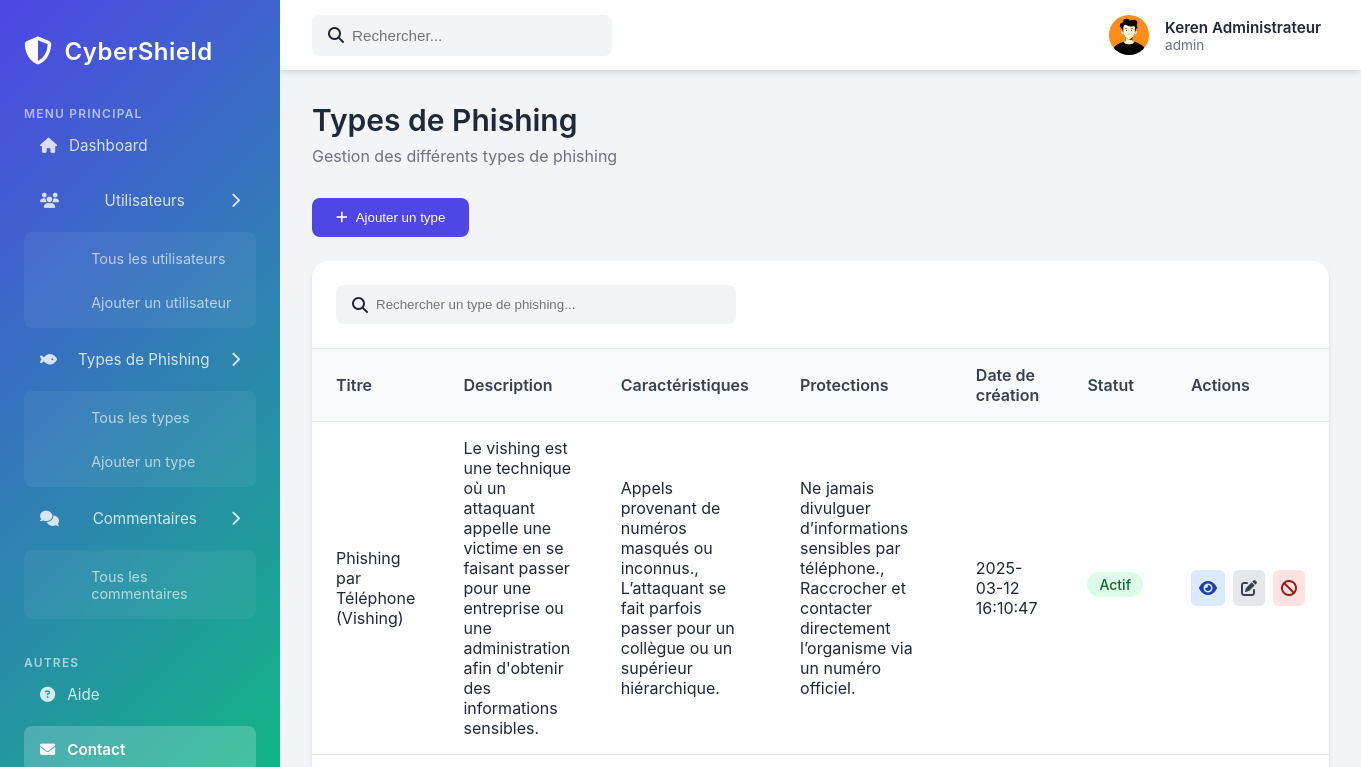
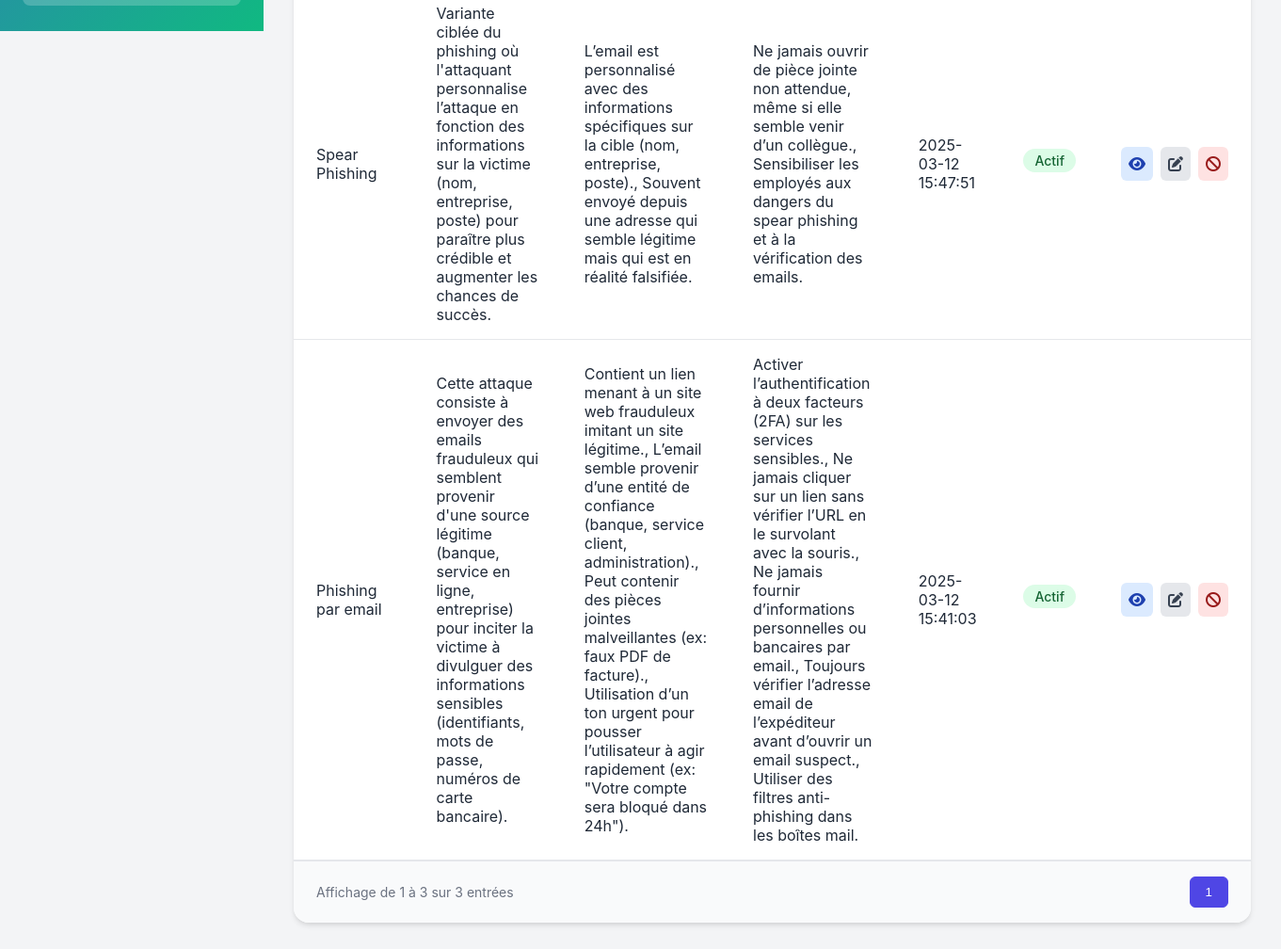
Screenshot of /admin/types.php (signed in) with the database file from the repository (2 pictures, top to bottom).
### tables this page shows
CREATE TABLE `users` (
  `id` int(11) NOT NULL,
  `last_name` varchar(100) NOT NULL,
  `first_name` varchar(100) NOT NULL,
  `birth_date` date NOT NULL,
  `nationality` varchar(50) DEFAULT NULL,
  `identity_number` varchar(50) DEFAULT NULL,
  `email` varchar(100) NOT NULL,
  `gender` varchar(10) DEFAULT NULL,
  `password` varchar(255) NOT NULL,
  `profile_picture` varchar(255) DEFAULT NULL,
  `role` enum('user','admin') DEFAULT 'user',
  `active` tinyint(1) DEFAULT 1,
  `last_login` date DEFAULT NULL,
  `created_at` timestamp NOT NULL DEFAULT current_timestamp()
);

CREATE TABLE `phishing_types` (
  `id` int(11) NOT NULL,
  `title` varchar(100) NOT NULL,
  `description` text NOT NULL,
  `image` varchar(255) DEFAULT NULL,
  `active` tinyint(1) DEFAULT 1,
  `created_at` timestamp NOT NULL DEFAULT current_timestamp()
);

### admin/types.php (the view, shortened to what this page needs)
<?php
include 'header.php';
try {
    $limit = 10;
    $page = isset($_GET['page']) ? $_GET['page'] : 1;
    $offset = ($page - 1) * $limit;
    $stmt = $pdo->prepare("
        SELECT
            pt.id,
            pt.title,
            pt.description,
            pt.image,
            pt.active,
            pt.created_at,
            GROUP_CONCAT(DISTINCT c.content SEPARATOR ', ') AS characteristics,
            GROUP_CONCAT(DISTINCT p.content SEPARATOR ', ') AS protections
        FROM phishing_types pt
        LEFT JOIN characteristics c ON pt.id = c.phishing_type_id AND c.active = 1
        LEFT JOIN protections p ON pt.id = p.phishing_type_id AND p.active = 1
        GROUP BY pt.id, pt.title, pt.description, pt.image, pt.active, pt.created_at
        ORDER BY pt.created_at DESC
        LIMIT :limit OFFSET :offset
    ");
    $stmt->bindParam(':limit', $limit, PDO::PARAM_INT);
    $stmt->bindParam(':offset', $offset, PDO::PARAM_INT);
    $stmt->execute();
    $phishingTypes = $stmt->fetchAll(PDO::FETCH_ASSOC);
    $stmtCount = $pdo->prepare("
        SELECT COUNT(*) as total
        FROM phishing_types
    ");
    $stmtCount->execute();
    $total = $stmtCount->fetchColumn();
    $pages = ceil($total / $limit);
} catch(PDOException $e) {
    echo "Erreur de requête : " . $e->getMessage();
    die();
}
?>
<div class="dashboard-content">
    <div class="page-header">
        <h1>Types de Phishing</h1>
        <p>Gestion des différents types de phishing</p>
    </div>
    <div class="table-header" onclick="window.location.href='create-type.php'">
        <button class="add-button">
            <i class="fas fa-plus"></i>
            Ajouter un type
        </button>
    </div>
    <div class="table-container">
        <div class="table-search">
            <div class="search-input">
                <i class="fas fa-search"></i>
                <input type="text" placeholder="Rechercher un type de phishing...">
            </div>
        </div>
        <table class="phishing-table">
            <thead>
                <tr>
                    <th>Titre</th>
                    <th>Description</th>
                    <th>Caractéristiques</th>
                    <th>Protections</th>
                    <th>Date de création</th>
                    <th>Statut</th>
                    <th>Actions</th>
                </tr>
            </thead>
            <tbody>
                <?php foreach ($phishingTypes as $phishingType) : ?>
                <tr>
                    <td><?= $phishingType['title'] ?></td>
                    <td><?= $phishingType['description'] ?></td>
                    <td><?= $phishingType['characteristics'] ? $phishingType['characteristics'] : 'Aucune' ?></td>
                    <td><?= $phishingType['protections'] ? $phishingType['protections'] : 'Aucune' ?></td>
                    <td><?= $phishingType['created_at'] ?></td>
                    <td><span class="status-badge <?= $phishingType['active'] ? 'status-active' : 'status-inactive' ?>"><?= $phishingType['active'] ? 'Actif' : 'Inactif' ?></span></td>
                    <td>
                        <div class="action-buttons">
                            <a href="view-phishing-type.php?id=<?= $phishingType['id'] ?>" class="action-button view-btn" title="Voir">
                                <i class="fas fa-eye"></i>
                            </a>
                            <a href="edit-phishing-type.php?id=<?= $phishingType['id'] ?>" class="action-button edit-btn" title="Modifier">
                                <i class="fas fa-edit"></i>
                            </a>
                            <?php if ($phishingType['active'] == 1) : ?>
                                <a href="deactivate-type.php?id=<?= $phishingType['id'] ?>" class="action-button delete-btn" title="Désactiver" onclick="return confirm('Êtes-vous sûr de vouloir désactiver ce type de phishing ?')">
                                    <i class="fas fa-ban"></i>
                                </a>
                            <?php else : ?>
                                <a href="activate-type.php?id=<?= $phishingType['id'] ?>" class="action-button activate-btn" title="Activer" onclick="return confirm('Êtes-vous sûr de vouloir activer ce type de phishing ?')">
                                    <i class="fas fa-check"></i>
                                </a>
                            <?php endif; ?>
                        </div>
                    </td>
                </tr>
                <?php endforeach; ?>
            </tbody>
        </table>
        <div class="table-footer">
            <div class="table-info">
                Affichage de <?= (($page - 1) * $limit + 1) ?> à <?= min($page * $limit, $total) ?> sur <?= $total ?> entrées
            </div>
            <div class="pagination">
                <?php for ($i = 1; $i <= $pages; $i++) : ?>
                <?php if ($i == $page) : ?>
                <button class="pagination-button active"><?= $i ?></button>
                <?php else : ?>
                <a href="?page=<?= $i ?>"><button class="pagination-button"><?= $i ?></button></a>
                <?php endif; ?>
                <?php endfor; ?>
            </div>
        </div>
    </div>
</div>

### admin/header.php (shortened to what this page needs)
<?php include
include '../config/db.php';
try {
    $stmt = $pdo->prepare("SELECT * FROM users WHERE id = :id");
    $stmt->execute(['id' => $_SESSION['user_id']]);
    $user = $stmt->fetch();
} catch (PDOException $e) {
    die("Erreur lors de la récupération des données : " . $e->getMessage());
}
?>
<!DOCTYPE html>
<html lang="fr">
<head>
    <link rel="stylesheet" href="https://cdnjs.cloudflare.com/ajax/libs/font-awesome/6.4.0/css/all.min.css">
    <link rel="stylesheet" href="main.css">
</head>
<body>
    <div class="dashboard-container">
        <aside class="sidebar">
            <div class="sidebar-header">
                <div class="logo">
                    <i class="fas fa-shield-alt"></i>
                    <span>CyberShield</span>
                </div>
            </div>
            <nav class="sidebar-nav">
                <div class="nav-section">
                    <span class="nav-section-title">MENU PRINCIPAL</span>
                    <ul>
                        <li class="active">
                            <a href="/admin/index.php">
                                <i class="fas fa-home"></i>
                                <span>Dashboard</span>
                            </a>
                        </li>
                        <li class="nav-item-dropdown">
                            <a href="#users">
                                <i class="fas fa-users"></i>
                                <span>Utilisateurs</span>
                                <i class="fas fa-chevron-right"></i>
                            </a>
                            <ul class="submenu">
                                <li><a href="users.php">Tous les utilisateurs</a></li>
                                <li><a href="create-user.php">Ajouter un utilisateur</a></li>
                            </ul>
                        </li>
                        <li class="nav-item-dropdown">
                            <a href="#phishing">
                                <i class="fas fa-fish"></i>
                                <span>Types de Phishing</span>
                                <i class="fas fa-chevron-right"></i>
                            </a>
                            <ul class="submenu">
                                <li><a href="types.php">Tous les types</a></li>
                                <li><a href="create-type.php">Ajouter un type</a></li>
                            </ul>
                        </li>
                        <li class="nav-item-dropdown">
                            <a href="#comments">
                                <i class="fas fa-comments"></i>
                                <span>Commentaires</span>
                                <i class="fas fa-chevron-right"></i>
                            </a>
                            <ul class="submenu">
                                <li><a href="comments.php">Tous les commentaires</a></li>
                            </ul>
                        </li>
                    </ul>
                </div>
                <div class="nav-section">
                    <span class="nav-section-title">AUTRES</span>
                    <ul>
                        <li>
                            <a href="#help">
                                <i class="fas fa-question-circle"></i>
                                <span>Aide</span>
                            </a>
                        </li>
                        <li>
                            <a href="#contact">
                                <i class="fas fa-envelope"></i>
                                <span>Contact</span>
                            </a>
                        </li>
                    </ul>
                </div>
            </nav>
        </aside>
        <main class="main-content">
            <header class="top-header">
                <div class="search-bar">
                    <i class="fas fa-search"></i>
                    <input type="text" placeholder="Rechercher...">
                </div>
                <div class="header-right">
                    <div class="admin-profile">
                        <img src="../uploads/avatar/<?php echo $user['profile_picture']; ?>" alt="Admin" class="admin-avatar">
                        <div class="admin-info">
                            <span class="admin-name"><?php echo $user['first_name'] . ' ' . $user['last_name']; ?></span>
                            <span class="admin-role"><?php echo $user['role']; ?></span>
                        </div>
                    </div>
                </div>
            </header>

### rows the page displays
users: profile_picture (picture), first_name "Keren", last_name "Administrateur", role "admin"
phishing_types: title "Phishing par Téléphone (Vishing)", description "Le vishing est une technique où un attaquant appelle une victime en se faisant passer pour une entreprise ou une administration afin d'obtenir des informations sensibles.", characteristics "Appels provenant de numéros masqués ou inconnus., L’attaquant se fait parfois passer pour un collègue ou un supérieur hiérarchique.", protections "Ne jamais divulguer d’informations sensibles par téléphone., Raccrocher et contacter directement l’organisme via un numéro officiel.", created_at "2025-03-12 16:10:47", active "Actif"
phishing_types: title "Spear Phishing", description "Variante ciblée du phishing où l'attaquant personnalise l’attaque en fonction des informations sur la victime (nom, entreprise, poste) pour paraître plus crédible et augmenter les chances de succès.", characteristics "L’email est personnalisé avec des informations spécifiques sur la cible (nom, entreprise, poste)., Souvent envoyé depuis une adresse qui semble légitime mais qui est en réalité falsifiée.", protections "Ne jamais ouvrir de pièce jointe non attendue, même si elle semble venir d’un collègue., Sensibiliser les employés aux dangers du spear phishing et à la vérification des emails.", created_at "2025-03-12 15:47:51", active "Actif"
phishing_types: title "Phishing par email", description "Cette attaque consiste à envoyer des emails frauduleux qui semblent provenir d'une source légitime (banque, service en ligne, entreprise) pour inciter la victime à divulguer des informations sensibles (identifiants, mots de passe, numéros de carte bancaire).", characteristics "Contient un lien menant à un site web frauduleux imitant un site légitime., L’email semble provenir d’une entité de confiance (banque, service client, administration)., Peut contenir des pièces jointes malveillantes (ex: faux PDF de facture)., Utilisation d’un ton urgent pour pousser l’utilisateur à agir rapidement (ex: \"Votre compte sera bloqué dans 24h\").", protections "Activer l’authentification à deux facteurs (2FA) sur les services sensibles., Ne jamais cliquer sur un lien sans vérifier l’URL en le survolant avec la souris., Ne jamais fournir d’informations personnelles ou bancaires par email., Toujours vérifier l’adresse email de l’expéditeur avant d’ouvrir un email suspect., Utiliser des filtres anti-phishing dans les boîtes mail.", created_at "2025-03-12 15:41:03", active "Actif"

### other values shown
min($page * $limit, $total) "3"
$total "3"
